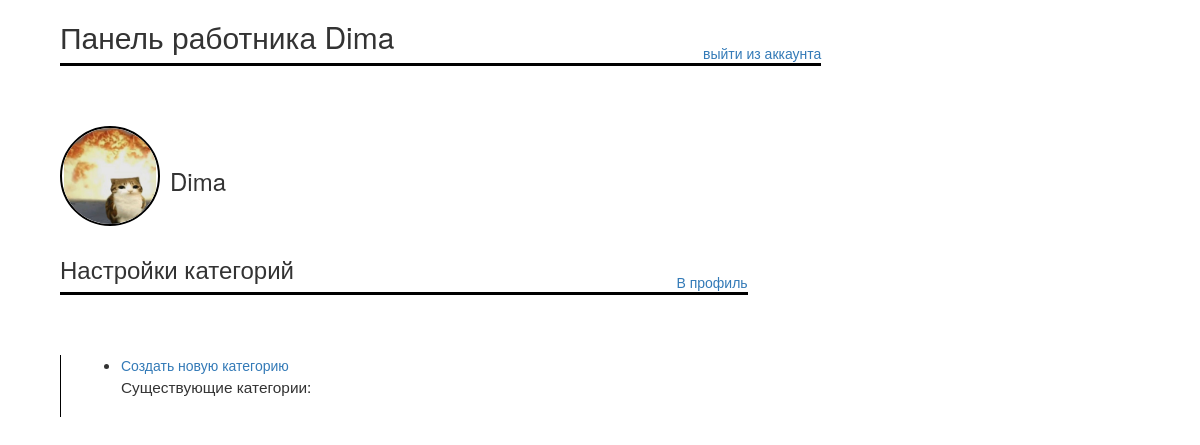
Page /app/profile/admin/categories/ (signed in) on the earlier database version.
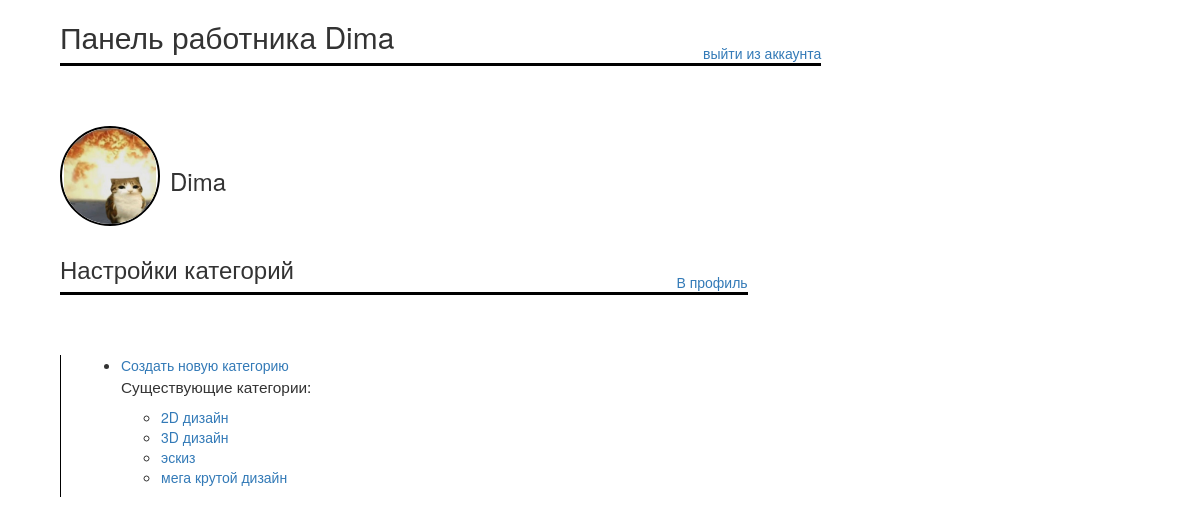
Same page on the later database version.
### app/models.py (models this page shows, shortened)
class Category(models.Model):
    category_full_name = models.CharField(max_length=100)
    category_char = models.CharField(max_length=1, blank=False, unique=True)

### app/views.py (the view)
# urls.py: path('profile/admin/categories/', views.categories_change_view, name='categories_change'),
def categories_change_view(request):
    categories = Category.objects.all()
    user = request.user
    profile = user.profile
    return render(request, 'app/category_to-cange.html', {'profile' : profile, 'categories': categories})

### app/templates/app/category_to-cange.html (shortened to what this page needs)
{% extends "base.html" %}
{% load static %}
{% block content %}
    {% if user.is_authenticated %}
        {% if perms.app.worker %}
            <div class="profile_content">
                <div class="top_bar">
                    <h2>Панель работника {{ user.get_username }}</h2>
                    <a href="{% url 'to_logout' %}">выйти из аккаунта</a>
                </div>
                <div class="main_bar">
                    <div class="user_avatar_and_name">
                        <div class="user_avatar">
                            <a href="{% url 'image-list' %}"><img src="{% static 'app/img/' %}{{ profile.avatarlink }}"
                                                                  alt="{{ user.get_username }} avatar"></a>
                        </div>
                        <h3>{{ user.get_username }}</h3>
                    </div>
                </div>
            </div>
            <div class="profile_content">
                <div class="top_bar">
                    <h3>Настройки категорий</h3>
                    <a href="{% url 'profile' %}">В профиль</a>
                </div>
                <div class="main_bar-admin">
                    <ul>
                        <li><a href="{% url 'create_new_category' %}">Создать новую категорию</a></li>
                        <p>Существующие категории:</p>
                        <ul>
                            {% for category in categories %}
                            	<li><a href="{% url 'categories_delete_change' pk=category.pk %}">{{ category.category_full_name }}</a></li>
                            {% endfor %}
                        </ul>
                    </ul>
                </div>
            </div>
        {% endif %}
    {% endif %}
{% endblock %}

Differences in the rows shown:
added Category: category_full_name "2D дизайн"
added Category: category_full_name "3D дизайн"
added Category: category_full_name "эскиз"
added Category: category_full_name "мега крутой дизайн"
